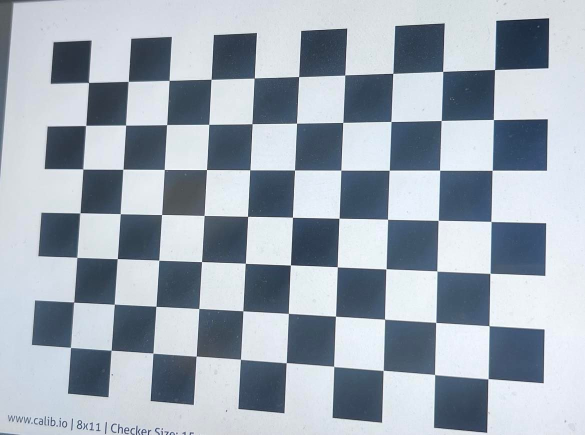
#> input picture Daddy D/02504/Exercises/billede1.jpg, 1170 x 870 px (shown at 1/2 size)
$ python Exercise5.py
#> lines starting #> are read from the running program, lines starting #| are printed output that depends on the picture
### Daddy D/02504/Exercises/functions.py
# -*- coding: utf-8 -*-
"""
Created on Fri Feb 10 20:24:52 2023

@author: danie
"""

import cv2
import itertools as it
import numpy as np
import matplotlib.pyplot as plt
import scipy

def Pi(point):
    return point[:-1]/point[-1]

def PiInv(point):
   ones_row = np.ones((1, point.shape[1]))
   return np.concatenate((point, ones_row), axis=0)

# [6 lines left out: function box3d, not called in this run]

def line_point_dist(l,p):
    p = np.abs(np.dot(l,p))/(np.abs(p[-1])*np.sqrt(l[0]**2+l[1]**2))
    return p

# [13 lines left out: function rotationm, not called in this run]

def projectpoints(K, R, t, Q):
    Rt = np.concatenate((R,t), axis=1)
    p_h = K@Rt@PiInv(Q)
    p = Pi(p_h)
    return p

# [62 lines left out: functions distprojectpoints, undistortImage, normalize2d, hest, not called in this run]

def CrossOp(p):
    return np.array([[0, -p[2], p[1]], [p[2], 0, -p[0]], [-p[1], p[0], 0]])

# [11 lines left out: function DrawLine, not called in this run]

def triangulate(q_list, P_list):
    # Construct the homogeneous linear system Ax=0
    A = np.zeros((2 * len(q_list), 4))
    for i, (q, P) in enumerate(zip(q_list, P_list)):
        A[2*i, :] = q[0] * P[2, :] - P[0, :]
        A[2*i + 1, :] = q[1] * P[2, :] - P[1, :]

    # Solve the homogeneous linear system using SVD
    U, s, Vt = np.linalg.svd(A)
    x = Vt[-1, :]
    x /= x[-1]  # Ensure that x is homogeneous

    # Return the 3D point
    return x[:-1]

# [121 lines left out: functions pest, checkerboard_points, estimateHomographies, estimate_b, estimateIntrinsics, estimateExtrinsics and 1 more, not called in this run]

def triangulate_nonlin(q_list, P_list):

    Q = triangulate(q_list, P_list)

    def compute_residuals(Q):
        res = []
        Q = Q.reshape(3,1)
        for i in range(len(P_list)):
            q = q_list[i]
            P = P_list[i]
            r = (Pi(P@PiInv(Q)) - q)
            res.append(r)
        return np.array(res).reshape(len(P_list)*2,)

    result = scipy.optimize.least_squares(compute_residuals, Q)["x"]

    return result

# [308 lines left out: functions gaussian1DKernel, gaussianSmoothing, smoothedHessian, harrisMeasure, threshold_neighbors, cornerDetector and 14 more, not called in this run]

### Daddy D/02504/Exercises/Exercise5.py
# -*- coding: utf-8 -*-
"""
Created on Fri Mar  3 14:14:41 2023

@author: danie
"""

#%% IMPORTS

import numpy as np
from functions import projectpoints, triangulate, triangulate_nonlin
import cv2
import scipy

#%% EXERCISE 5.1

R1 = np.array([[1, 0, 0], [0, 1, 0], [0, 0, 1]])
R2 = np.array([[1, 0, 0], [0, 1, 0], [0, 0, 1]])

t1 = np.transpose([np.array([0,0,1])])
t2 = np.transpose([np.array([0,0,20])])

K1 = np.array([[700, 0, 600], [0, 700, 400], [0, 0, 1]])
K2 = np.array([[700, 0, 600], [0, 700, 400], [0, 0, 1]])

Q = np.transpose([np.array([1,1,0])])

Rt1 = np.concatenate((R1,t1), axis=1)
Rt2 = np.concatenate((R2,t2), axis=1)


P1 = K1@Rt1
P2 = K2@Rt2

q1 = projectpoints(K1, R1, t1, Q)
q2 = projectpoints(K2, R2, t2, Q)

#%% EXERCISE 5.2

q1tilde = np.add(q1, np.transpose(np.array([[1,-1]])))

q2tilde = np.add(q2, np.transpose(np.array([[1,-1]])))

q_list = [q1tilde, q2tilde]

P_list = [P1, P2]

Qt = triangulate(q_list, P_list).reshape(3,1)

q1t = projectpoints(K1, R1, t1, Qt)
q2t = projectpoints(K2, R2, t2, Qt)

e1 = np.linalg.norm(Q-Qt)

#%% EXERCISE 5.3
import scipy
print(scipy.__version__)

#%% EXERCISE 5.4


Qhat = triangulate_nonlin(q_list, P_list)

Qhat = Qhat.reshape(3,1)

e2 = np.linalg.norm(Q-Qhat)

#%% EXERCISE 5.5
#%% EXERCISE 5.6

im1 = cv2.imread("billede1.jpg")
#> im1 is the input picture: shape (870, 1170, 3); mean B, G, R 181.5, 170.2, 160.1
im2 = cv2.imread("billede2.jpg")
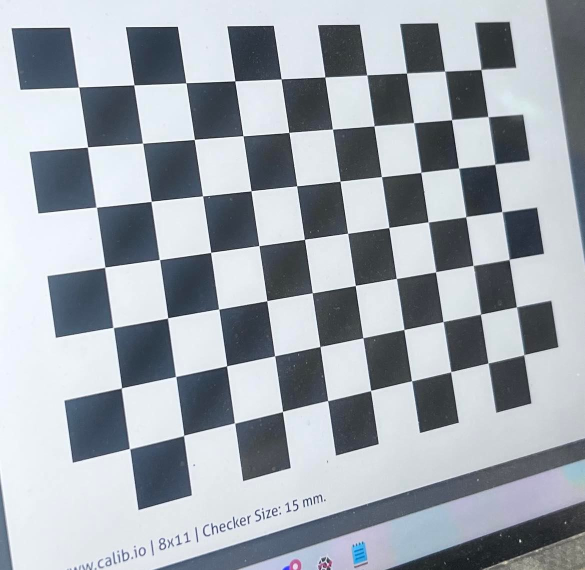
#> input picture Daddy D/02504/Exercises/billede2.jpg, 1170 x 1140 px (shown at 1/2 size)
#> im2 is the input picture: shape (1140, 1170, 3); mean B, G, R 175, 167.1, 160.5
im3 = cv2.imread("billede3.jpg")
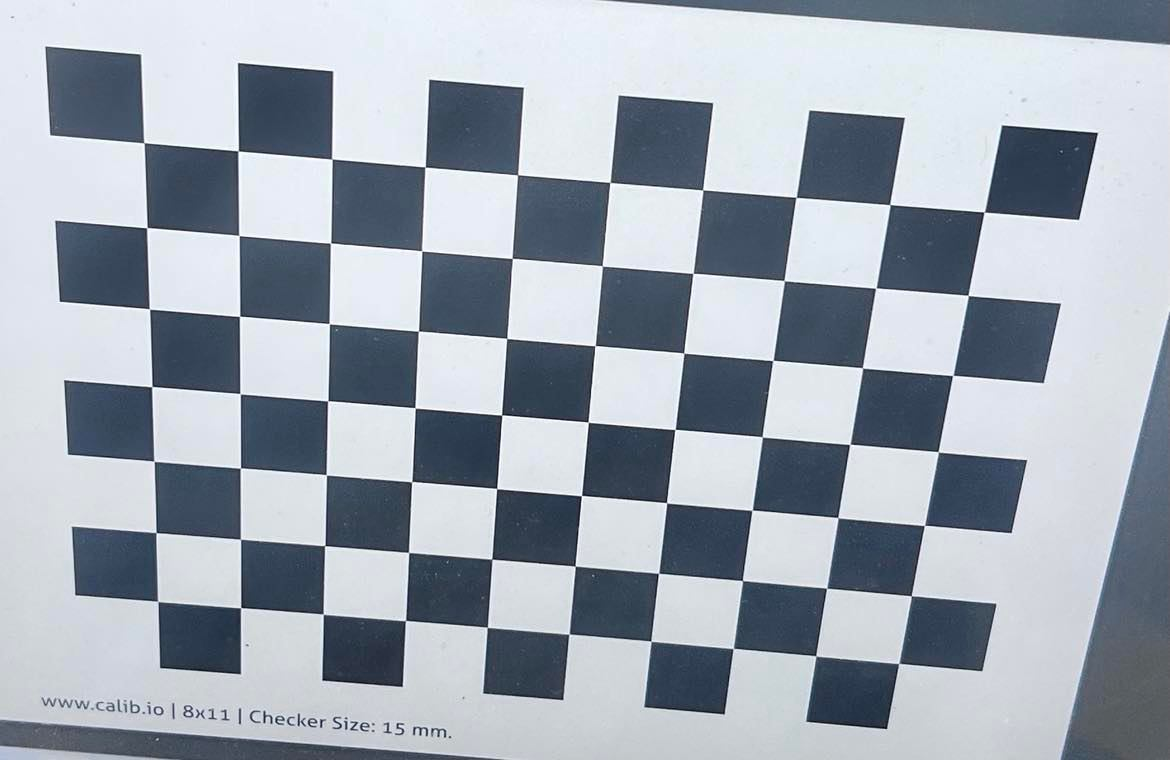
#> input picture Daddy D/02504/Exercises/billede3.jpg, 1170 x 760 px
#> im3 is the input picture: shape (760, 1170, 3); mean B, G, R 178.8, 168, 159.8
im4 = cv2.imread("billede4.jpg")
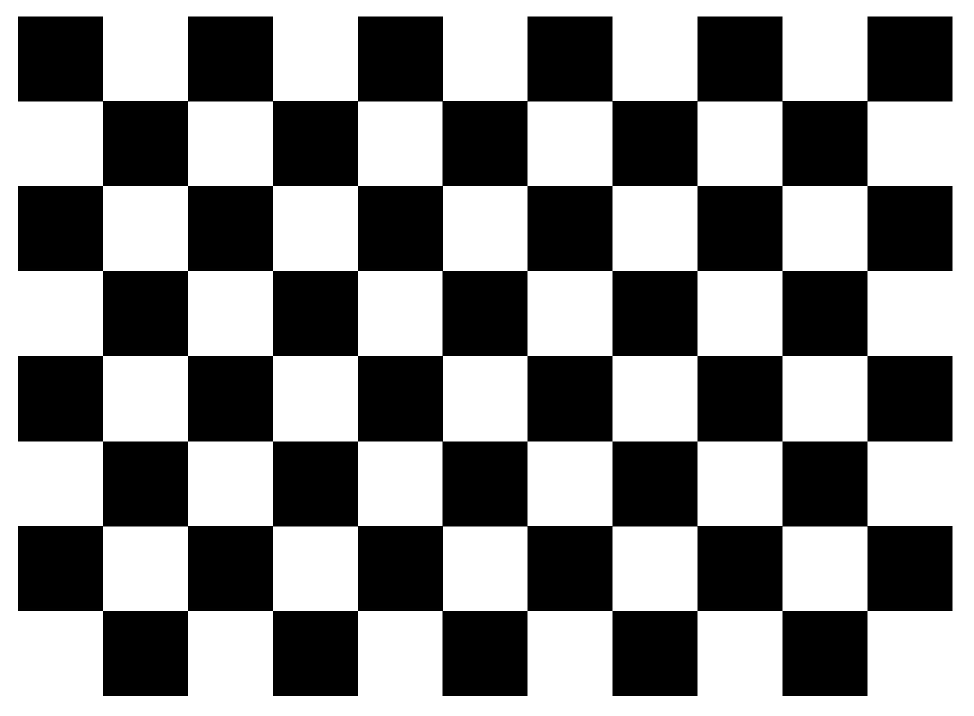
#> input picture Daddy D/02504/Exercises/billede4.jpg, 1947 x 1431 px (shown at 1/2 size)
#> im4 is the input picture: shape (1431, 1947, 3); min 0, max 255, mean 138.5


im1 = (im1[:,:,::-1])
im2 = (im2[:,:,::-1])
im3 = (im3[:,:,::-1])
im4 = (im4[:,:,::-1])

#%%

im_small_1 = cv2.resize(im1, None, fx=0.25, fy=0.25)
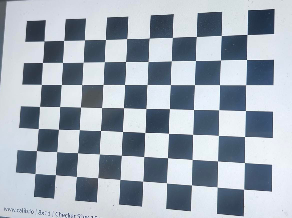
#> im_small_1: shape (218, 292, 3); mean R, G, B 160.2, 170.3, 181.5
ret1, corners1 = cv2.findChessboardCorners(im_small_1, (11,8))
#> ret1 = False; corners1 = None

im_small_2 = cv2.resize(im2, None, fx=0.25, fy=0.25)
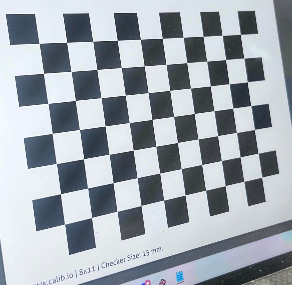
#> im_small_2: shape (285, 292, 3); mean R, G, B 160.7, 167.3, 175.1
ret2, corners2 = cv2.findChessboardCorners(im_small_2, (11,8))
#> ret2 = False; corners2 = None

im_small_3 = cv2.resize(im3, None, fx=0.25, fy=0.25)
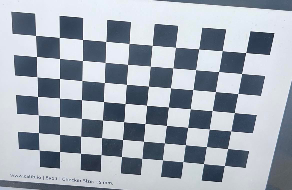
#> im_small_3: shape (190, 292, 3); mean R, G, B 160, 168.2, 179
ret3, corners3 = cv2.findChessboardCorners(im_small_3, (11,8))
#> ret3 = False; corners3 = None

im_small_4 = cv2.resize(im4, None, fx=0.25, fy=0.25)
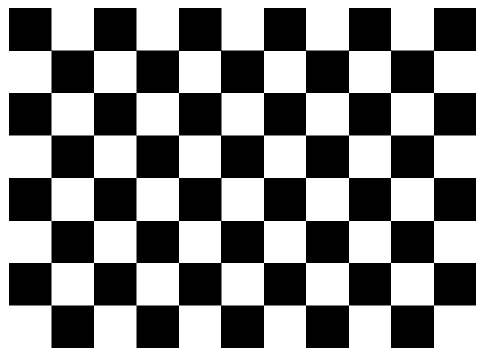
#> im_small_4: shape (358, 487, 3); min 0, max 255, mean 138.6
ret4, corners4 = cv2.findChessboardCorners(im_small_4, (11,8))
#> ret4 = False; corners4 = None
